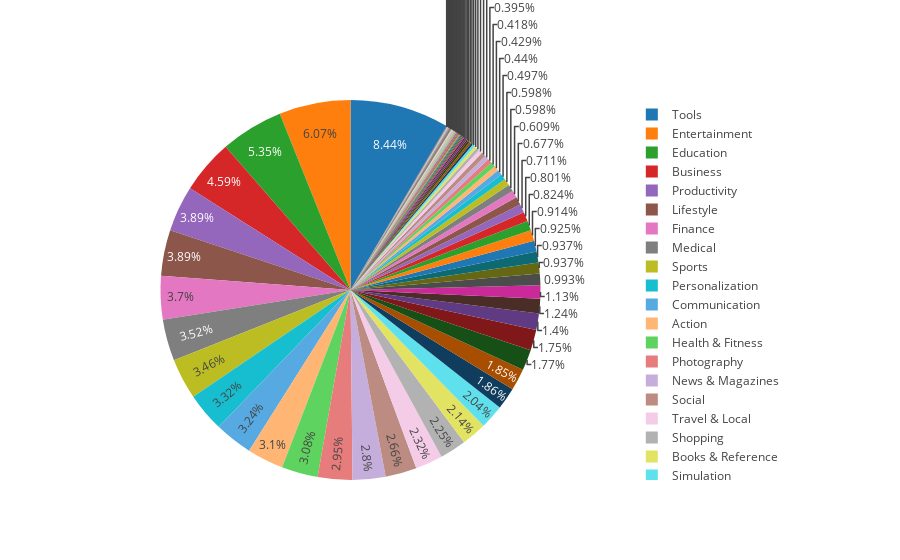
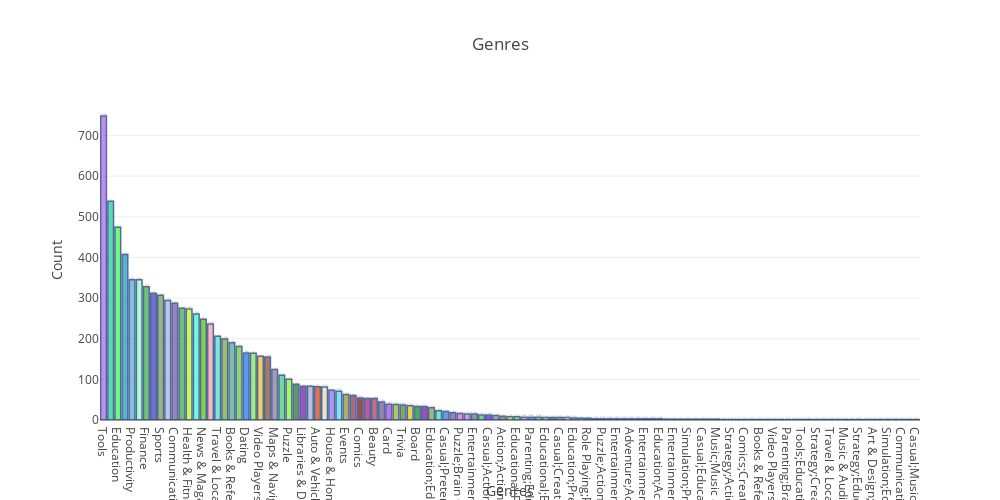

Here is the notebook cell these charts were saved with, in order:
### Markdown cell above
The landscape seems significantly different on Google Play: there are not that many apps designed for fun, and it seems that a good number of apps are designed for practical purposes (family, tools, business, lifestyle, productivity, etc.). However, if we investigate this further, we can see that the family category (which accounts for almost 19% of the apps) means mostly games for kids.

Even so, practical apps seem to have a better representation on Google Play compared to App Store. This picture is also confirmed by the frequency table we see for the Genres column:

### Code cell
group_android2, plt3 = commongenre(android_free,'Genres')

### Figure 1 — Plotly figure (JSON) as saved in the notebook; plotly's stock layout.template omitted (floating-point values rounded to 4 significant figures)
{"data": [{"hoverinfo": "label+value", "labels": ["Tools", "Entertainment", "Education", "Business", "Productivity", "Lifestyle", "Finance", "Medical", "Sports", "Personalization", "Communication", "Action", "Health & Fitness", "Photography", "News & Magazines", "Social", "Travel & Local", "Shopping", "Books & Reference", "Simulation", "Dating", "Arcade", "Video Players & Editors", "Casual", "Maps & Navigation", "Food & Drink", "Puzzle", "Racing", "Libraries & Demo", "Role Playing", "Auto & Vehicles", "Strategy", "House & Home", "Weather", "Events", "Adventure", "Comics", "Art & Design", "Beauty", "Parenting", "Card", "Casino", "Trivia", "Educational;Education", "Board", "Educational", "Education;Education", "Word", "Casual;Pretend Play", "Music", "Puzzle;Brain Games", "Racing;Action & Adventure", "Entertainment;Music & Video", "Casual;Brain Games", "Casual;Action & Adventure", "Arcade;Action & Adventure", "Action;Action & Adventure", "Board;Brain Games", "Educational;Pretend Play", "Simulation;Action & Adventure", "Parenting;Education", "Entertainment;Brain Games", "Educational;Brain Games", "Art & Design;Creativity", "Casual;Creativity", "Parenting;Music & Video", "Education;Pretend Play", "Education;Creativity", "Role Playing;Pretend Play", "Educational;Creativity", "Puzzle;Action & Adventure", "Role Playing;Action & Adventure", "Entertainment;Creativity", "Education;Brain Games", "Adventure;Action & Adventure", "Educational;Action & Adventure", "Entertainment;Action & Adventure", "Education;Music & Video", "Education;Action & Adventure", "Sports;Action & Adventure", "Entertainment;Pretend Play", "Video Players & Editors;Music & Video", "Simulation;Pretend Play", "Board;Action & Adventure", "Casual;Education", "Puzzle;Creativity", "Music;Music & Video", "Entertainment;Education", "Strategy;Action & Adventure", "Adventure;Education", "Comics;Creativity", "Card;Brain Games", "Books & Reference;Education", "Health & Fitness;Education", "Video Players & Editors;Creativity", "Trivia;Education", "Parenting;Brain Games", "Health & Fitness;Action & Adventure", "Tools;Education", "Role Playing;Brain Games", "Strategy;Creativity", "Racing;Pretend Play", "Travel & Local;Action & Adventure", "Lifestyle;Education", "Music & Audio;Music & Video", "Arcade;Pretend Play", "Strategy;Education", "Card;Action & Adventure", "Art & Design;Pretend Play", "Art & Design;Action & Adventure", "Simulation;Education", "Puzzle;Education", "Communication;Creativity", "Lifestyle;Pretend Play", "Casual;Music & Video"], "type": "pie", "uid": "4a923945-e074-43fb-9173-ef0cb5098495", "values": [748, 538, 474, 407, 345, 345, 328, 312, 307, 294, 287, 275, 273, 261, 248, 236, 206, 199, 190, 181, 165, 164, 157, 155, 124, 110, 100, 88, 83, 83, 82, 81, 73, 71, 63, 60, 54, 53, 53, 44, 39, 38, 37, 35, 33, 33, 30, 23, 21, 18, 16, 15, 15, 12, 12, 11, 9, 8, 8, 7, 7, 7, 6, 6, 6, 6, 5, 4, 4, 3, 3, 3, 3, 3, 3, 3, 3, 3, 3, 2, 2, 2, 2, 2, 2, 2, 2, 1, 1, 1, 1, 1, 1, 1, 1, 1, 1, 1, 1, 1, 1, 1, 1, 1, 1, 1, 1, 1, 1, 1, 1, 1, 1, 1, 1]}], "layout": {}}

### Figure 2 — Plotly figure (JSON) as saved in the notebook; plotly's stock layout.template omitted (floating-point values rounded to 4 significant figures)
{"data": [{"marker": {"color": ["#A95EF1", "#1BC69D", "#33FC48", "#1A8DC2", "#569FD8", "#8BFAC0", "#35A841", "#3830C2", "#759749", "#A1AFE6", "#764EA3", "#2EA446", "#C0F314", "#32F9D6", "#53BB04", "#F698B2", "#48DED9", "#73A828", "#49A18F", "#5FC730", "#196CFB", "#79E351", "#F1B81C", "#834426", "#8272A0", "#39CC73", "#76F819", "#25662D", "#750DA9", "#95A5D7", "#D63803", "#E9D6AF", "#886FF5", "#48D6FB", "#8F8D25", "#8F274C", "#6C070C", "#A90E7F", "#B12D58", "#6E5094", "#B336F3", "#8CAF33", "#4C7E28", "#E2BB0B", "#038320", "#7B039F", "#7C9A4C", "#29ECAA", "#2A70E6", "#7E43B8", "#F153C6", "#BE72F5", "#5A716F", "#34C172", "#620AF7", "#7C7DBE", "#66741C", "#BFD037", "#50EC00", "#BB7FDF", "#0D65FD", "#A49744", "#34F7BF", "#74326C", "#80856B", "#F8C5DA", "#D224C3", "#96B8D4", "#251FEA", "#B2EF4F", "#A6C0F9", "#3BA559", "#ACC423", "#7697FC", "#21265C", "#8675EA", "#D04DE8", "#CAE638", "#EAAB14", "#B3AFC7", "#3D7BCF", "#36DEB0", "#4D0638", "#915EA7", "#0621A2", "#800486", "#84D50F", "#39E986", "#2882AA", "#7E2337", "#281175", "#F547F1", "#0F2C89", "#948C76", "#ABA6D7", "#8400DE", "#4F1FD7", "#62F04E", "#0122E6", "#E1C05C"], "line": {"color": "rgb(8, 48, 107)", "width": 1.5}}, "opacity": 0.7, "text": ["8.44%", "6.07%", "5.35%", "4.59%", "3.89%", "3.89%", "3.70%", "3.52%", "3.46%", "3.32%", "3.24%", "3.10%", "3.08%", "2.95%", "2.80%", "2.66%", "2.32%", "2.25%", "2.14%", "2.04%", "1.86%", "1.85%", "1.77%", "1.75%", "1.40%", "1.24%", "1.13%", "0.99%", "0.94%", "0.94%", "0.93%", "0.91%", "0.82%", "0.80%", "0.71%", "0.68%", "0.61%", "0.60%", "0.60%", "0.50%", "0.44%", "0.43%", "0.42%", "0.39%", "0.37%", "0.37%", "0.34%", "0.26%", "0.24%", "0.20%", "0.18%", "0.17%", "0.17%", "0.14%", "0.14%", "0.12%", "0.10%", "0.09%", "0.09%", "0.08%", "0.08%", "0.08%", "0.07%", "0.07%", "0.07%", "0.07%", "0.06%", "0.05%", "0.05%", "0.03%", "0.03%", "0.03%", "0.03%", "0.03%", "0.03%", "0.03%", "0.03%", "0.03%", "0.03%", "0.02%", "0.02%", "0.02%", "0.02%", "0.02%", "0.02%", "0.02%", "0.02%", "0.01%", "0.01%", "0.01%", "0.01%", "0.01%", "0.01%", "0.01%", "0.01%", "0.01%", "0.01%", "0.01%", "0.01%", "0.01%", "0.01%", "0.01%", "0.01%", "0.01%", "0.01%", "0.01%", "0.01%", "0.01%", "0.01%", "0.01%", "0.01%", "0.01%", "0.01%", "0.01%", "0.01%"], "type": "bar", "uid": "de09e708-17d5-4578-b66e-33589ab1b05e", "x": ["Tools", "Entertainment", "Education", "Business", "Productivity", "Lifestyle", "Finance", "Medical", "Sports", "Personalization", "Communication", "Action", "Health & Fitness", "Photography", "News & Magazines", "Social", "Travel & Local", "Shopping", "Books & Reference", "Simulation", "Dating", "Arcade", "Video Players & Editors", "Casual", "Maps & Navigation", "Food & Drink", "Puzzle", "Racing", "Libraries & Demo", "Role Playing", "Auto & Vehicles", "Strategy", "House & Home", "Weather", "Events", "Adventure", "Comics", "Art & Design", "Beauty", "Parenting", "Card", "Casino", "Trivia", "Educational;Education", "Board", "Educational", "Education;Education", "Word", "Casual;Pretend Play", "Music", "Puzzle;Brain Games", "Racing;Action & Adventure", "Entertainment;Music & Video", "Casual;Brain Games", "Casual;Action & Adventure", "Arcade;Action & Adventure", "Action;Action & Adventure", "Board;Brain Games", "Educational;Pretend Play", "Simulation;Action & Adventure", "Parenting;Education", "Entertainment;Brain Games", "Educational;Brain Games", "Art & Design;Creativity", "Casual;Creativity", "Parenting;Music & Video", "Education;Pretend Play", "Education;Creativity", "Role Playing;Pretend Play", "Educational;Creativity", "Puzzle;Action & Adventure", "Role Playing;Action & Adventure", "Entertainment;Creativity", "Education;Brain Games", "Adventure;Action & Adventure", "Educational;Action & Adventure", "Entertainment;Action & Adventure", "Education;Music & Video", "Education;Action & Adventure", "Sports;Action & Adventure", "Entertainment;Pretend Play", "Video Players & Editors;Music & Video", "Simulation;Pretend Play", "Board;Action & Adventure", "Casual;Education", "Puzzle;Creativity", "Music;Music & Video", "Entertainment;Education", "Strategy;Action & Adventure", "Adventure;Education", "Comics;Creativity", "Card;Brain Games", "Books & Reference;Education", "Health & Fitness;Education", "Video Players & Editors;Creativity", "Trivia;Education", "Parenting;Brain Games", "Health & Fitness;Action & Adventure", "Tools;Education", "Role Playing;Brain Games", "Strategy;Creativity", "Racing;Pretend Play", "Travel & Local;Action & Adventure", "Lifestyle;Education", "Music & Audio;Music & Video", "Arcade;Pretend Play", "Strategy;Education", "Card;Action & Adventure", "Art & Design;Pretend Play", "Art & Design;Action & Adventure", "Simulation;Education", "Puzzle;Education", "Communication;Creativity", "Lifestyle;Pretend Play", "Casual;Music & Video"], "y": [748, 538, 474, 407, 345, 345, 328, 312, 307, 294, 287, 275, 273, 261, 248, 236, 206, 199, 190, 181, 165, 164, 157, 155, 124, 110, 100, 88, 83, 83, 82, 81, 73, 71, 63, 60, 54, 53, 53, 44, 39, 38, 37, 35, 33, 33, 30, 23, 21, 18, 16, 15, 15, 12, 12, 11, 9, 8, 8, 7, 7, 7, 6, 6, 6, 6, 5, 4, 4, 3, 3, 3, 3, 3, 3, 3, 3, 3, 3, 2, 2, 2, 2, 2, 2, 2, 2, 1, 1, 1, 1, 1, 1, 1, 1, 1, 1, 1, 1, 1, 1, 1, 1, 1, 1, 1, 1, 1, 1, 1, 1, 1, 1, 1, 1]}], "layout": {"height": 500, "margin": {"l": 100}, "title": {"text": "Genres"}, "width": 1000, "xaxis": {"title": {"text": "Genres"}}, "yaxis": {"title": {"text": "Count"}}}}
